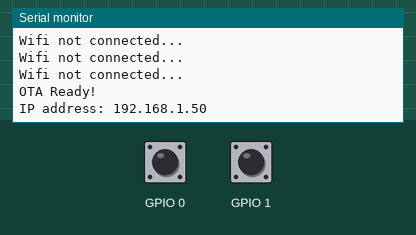
Simulated run of this program. Board: ESP32-C3. Shown: the last lines printed to the serial monitor. The test bench sets the inputs (shaded band); at power-on: GPIO 0 HIGH, GPIO 1 HIGH. WiFi joins after 1.5 s; servers stay silent unless stated; USB keyboard and mouse output is not drawn.

Above: at 3.2 s.
3.3 s: GPIO 0 pulled LOW for 0.15 s
At 5.1 s:
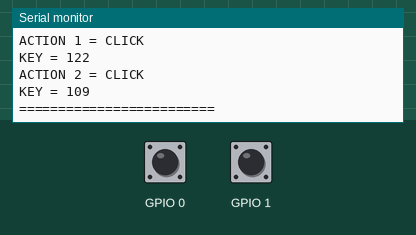
5.4 s: GPIO 1 pulled LOW for 0.15 s
At 7.0 s:
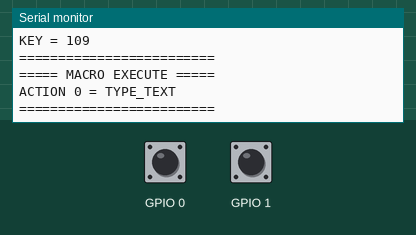
7.5 s: GPIO 0 pulled LOW for 0.15 s
At 8.17 s:
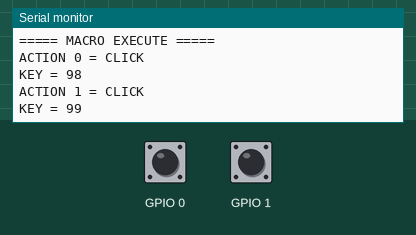
9.1 s: GPIO 0 driven LOW and GPIO 1 driven LOW
At 9.8 s:
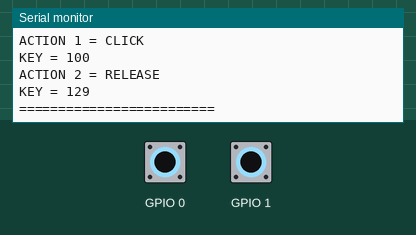
10.6 s: GPIO 0 driven HIGH and GPIO 1 driven HIGH
At 12.0 s:
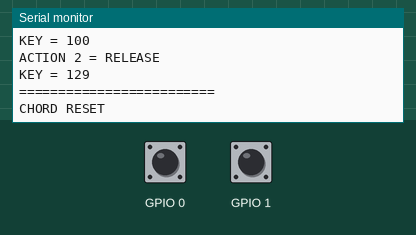
Timing chart, 0 to 13.1 s (numbered marks = the images above; inputs shaded):
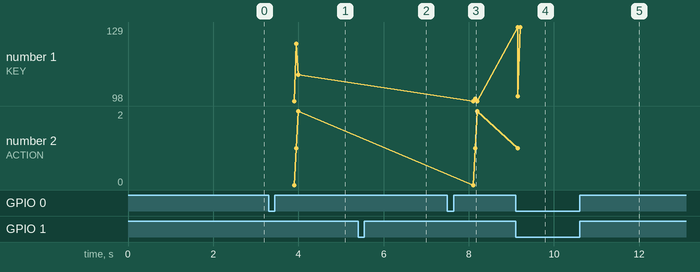

The program:

main.cpp
```cpp
#include <Arduino.h>

#include "ota.h"

#include "BleKeyboardDriver.h"
#include "OneButtonDriver.h"
#include "MacroButton.h"
#include "Macro.h"
#include "CycleMacro.h"
#include "MacroPad.h"


// ============================================================
// MacroPad
// ============================================================

BleKeyboardDriver keyboard(
    "MacroPad Cycle + Chord Test",
    "SonJaeMark",
    100
);

MacroPad pad(keyboard);


// ============================================================
// Button Drivers
// ============================================================

OneButtonDriver driver0(0);
OneButtonDriver driver1(1);


// ============================================================
// Buttons
// ============================================================

MacroButton button0(driver0);
MacroButton button1(driver1);


// ============================================================
// Macros
// ============================================================

Macro bzm;
Macro bcb;
Macro bcl;
Macro bmv;
Macro bds;
Macro bhp;

CycleMacro brushCycle;

Macro ctrlZ;
Macro brush;

Macro b1Click;
Macro b1Double;
Macro b1Multi;
Macro b1Start;
Macro b1Hold;
Macro b1Stop;

Macro shiftD;

void setup()
{
    Serial.begin(115200);

    delay(500);

    begin();


    // ========================================================
    // Button 0 Cycle
    // ========================================================

    bzm
        .click('b')
        .click('z')
        .click('m');

    bcb
        .click('b')
        .click('c')
        .click('b');

    bcl
        .click('b')
        .click('c')
        .click('l');

    bmv
        .click('b')
        .click('m')
        .click('v');

    bds
        .click('b')
        .click('d')
        .click('s');

    bhp
        .click('b')
        .click('h')
        .click('p');


    brushCycle
        .add(bzm)
        .add(bcb)
        .add(bcl)
        .add(bmv)
        .add(bds)
        .add(bhp);


    // ========================================================
    // Button 0
    // ========================================================

    ctrlZ
        .press(KEY_LEFT_CTRL)
        .click('z')
        .release(KEY_LEFT_CTRL);

    brush
        .click('b');


    button0
        .onClick(brushCycle)
        .onDoubleClick(brushCycle)
        .onMultiClick(ctrlZ)
        .onLongPressStart(brush);


    // ========================================================
    // Button 1
    // ========================================================

    b1Click.typeText("BUTTON1 CLICK");
    b1Double.typeText("BUTTON1 DOUBLE");
    b1Multi.typeText("BUTTON1 MULTI");
    b1Start.typeText("BUTTON1 START");
    b1Hold.typeText("*");
    b1Stop.typeText("BUTTON1 STOP");


    button1
        .onClick(b1Click)
        .onDoubleClick(b1Double)
        .onMultiClick(b1Multi)
        .onLongPressStart(b1Start)
        .onLongPress(b1Hold)
        .onLongPressStop(b1Stop);


    // ========================================================
    // Chord
    // ========================================================

    shiftD
        .press(KEY_LEFT_SHIFT)
        .click('d')
        .release(KEY_LEFT_SHIFT);


    pad
        .add(button0)
        .add(button1)
        .chord(
            {
                &button0,
                &button1
            },
            shiftD
        );


    // ========================================================
    // Initialize everything
    // ========================================================

    pad.begin();
}

void loop()
{
    update();

    pad.tick();
}
```

Action.cpp
```cpp
#include "Action.h"

Action makePress(uint8_t key)
{
    return {
        ActionType::PRESS,
        key,
        0,
        {},
        {}
    };
}

Action makeRelease(uint8_t key)
{
    return {
        ActionType::RELEASE,
        key,
        0,
        {},
        {}
    };
}

Action makeClick(uint8_t key)
{
    return {
        ActionType::CLICK,
        key,
        0,
        {},
        {}
    };
}

Action makeDelay(uint32_t ms)
{
    return {
        ActionType::DELAY,
        0,
        ms,
        {},
        {}
    };
}

Action makeTypeText(const std::string& text)
{
    return {
        ActionType::TYPE_TEXT,
        0,
        0,
        text,
        {}
    };
}

Action makeReleaseAll()
{
    return {
        ActionType::RELEASE_ALL,
        0,
        0,
        {},
        {}
    };
}

Action makeCallback(const std::function<void()>& fn)
{
    return {
        ActionType::CALLBACK,
        0,
        0,
        {},
        fn
    };
}
```

Action.h
```cpp
#pragma once
#include <cstdint>
#include <string>
#include <functional>


enum class ActionType
{
    PRESS,
    RELEASE,
    CLICK,
    RELEASE_ALL,
    DELAY,
    TYPE_TEXT,
    CALLBACK
};

struct Action
{
    ActionType type;

    uint8_t key = 0;

    uint32_t delay = 0;

    std::string text{};

    std::function<void()> callback{};
};

// Factory Functions
Action makePress(uint8_t key);
Action makeRelease(uint8_t key);
Action makeClick(uint8_t key);
Action makeDelay(uint32_t ms);
Action makeTypeText(const std::string& text);
Action makeReleaseAll();
Action makeCallback(const std::function<void()>& fn);
```

ChordManager.cpp
```cpp
#include "ChordManager.h"

#include <Arduino.h>


// ============================================================
// Add chord
// ============================================================

void ChordManager::addChord(
    const std::vector<IMacroButton*>& buttons,
    IMacro& macro)
{
    if (buttons.empty())
        return;


    Chord chord;

    chord.buttons = buttons;

    chord.macro = &macro;

    chord.executed = false;


    chords.push_back(
        std::move(chord)
    );
}


// ============================================================
// Update
// ============================================================

void ChordManager::update(
    IKeyboardDriver& driver)
{
    keyboardDriver = &driver;


    /*
     * Do NOT detect the chord here.
     *
     * Physical press/release events are handled
     * immediately through IButtonListener.
     *
     * update() only keeps the keyboard reference
     * available for the event callbacks.
     */
}


// ============================================================
// Physical button press
// ============================================================

void ChordManager::onButtonPress(
    IMacroButton& button)
{
    (void)button;


    if (keyboardDriver == nullptr)
        return;


    for (Chord& chord : chords)
    {
        if (chord.executed)
            continue;


        if (!allPressed(chord))
            continue;


        executeChord(chord);
    }
}


// ============================================================
// Physical button release
// ============================================================

void ChordManager::onButtonRelease(
    IMacroButton& button)
{
    (void)button;


    for (Chord& chord : chords)
    {
        if (!chord.executed)
            continue;


        if (!allReleased(chord))
            continue;


        Serial.println("CHORD RESET");


        releaseChordButtons(chord);


        chord.executed = false;
    }
}


// ============================================================
// Execute chord
// ============================================================

void ChordManager::executeChord(
    Chord& chord)
{
    if (chord.macro == nullptr)
        return;


    if (keyboardDriver == nullptr)
        return;


    Serial.println("CHORD DETECTED");


    /*
     * VERY IMPORTANT:
     *
     * Suppress the individual buttons BEFORE
     * executing the macro.
     *
     * This prevents their later CLICK /
     * DOUBLE CLICK / MULTI CLICK events.
     */

    suppressChordButtons(chord);


    chord.macro->execute(
        *keyboardDriver
    );


    chord.executed = true;
}


// ============================================================
// All buttons pressed?
// ============================================================

bool ChordManager::allPressed(
    const Chord& chord) const
{
    for (IMacroButton* button : chord.buttons)
    {
        if (button == nullptr)
            return false;


        if (!button->isPressed())
            return false;
    }


    return true;
}


// ============================================================
// All buttons released?
// ============================================================

bool ChordManager::allReleased(
    const Chord& chord) const
{
    for (IMacroButton* button : chord.buttons)
    {
        if (button == nullptr)
            continue;


        if (button->isPressed())
            return false;
    }


    return true;
}


// ============================================================
// Suppress chord buttons
// ============================================================

void ChordManager::suppressChordButtons(
    const Chord& chord)
{
    for (IMacroButton* button : chord.buttons)
    {
        if (button == nullptr)
            continue;


        button->suppressGestures();
    }
}


// ============================================================
// Release suppression
// ============================================================

void ChordManager::releaseChordButtons(
    const Chord& chord)
{
    for (IMacroButton* button : chord.buttons)
    {
        if (button == nullptr)
            continue;


        button->releaseGestures();
    }
}
```

ChordManager.h
```cpp
#pragma once

#include <vector>

#include "IButtonListener.h"
#include "IMacroButton.h"
#include "IMacro.h"
#include "IKeyboardDriver.h"

struct Chord
{
    std::vector<IMacroButton*> buttons;

    IMacro* macro = nullptr;

    bool executed = false;
};


class ChordManager : public IButtonListener
{
public:

    void addChord(
        const std::vector<IMacroButton*>& buttons,
        IMacro& macro);


    void update(
        IKeyboardDriver& driver);


    // IButtonListener

    void onButtonPress(
        IMacroButton& button) override;


    void onButtonRelease(
        IMacroButton& button) override;


private:

    std::vector<Chord> chords;

    IKeyboardDriver* keyboardDriver = nullptr;


    bool allPressed(
        const Chord& chord) const;


    bool allReleased(
        const Chord& chord) const;


    void executeChord(
        Chord& chord);


    void suppressChordButtons(
        const Chord& chord);


    void releaseChordButtons(
        const Chord& chord);
};
```

CycleMacro.cpp
```cpp
#include "CycleMacro.h"


// ============================================================
// Add
// ============================================================

CycleMacro& CycleMacro::add(
    IMacro& macro)
{
    macros.emplace_back(macro);

    return *this;
}


// ============================================================
// Default execute
// ============================================================

void CycleMacro::execute(
    IKeyboardDriver& driver)
{
    forwardExecute(driver);
}


// ============================================================
// Forward
// ============================================================

void CycleMacro::forwardExecute(
    IKeyboardDriver& driver)
{
    if (macros.empty())
        return;


    // ========================================================
    // First execution
    // ========================================================

    if (!hasExecuted)
    {
        currentIndex = 0;

        macros[currentIndex]
            .get()
            .execute(driver);

        hasExecuted = true;

        return;
    }


    // ========================================================
    // Move forward
    // ========================================================

    currentIndex =
        (currentIndex + 1) % macros.size();


    macros[currentIndex]
        .get()
        .execute(driver);
}


// ============================================================
// Backward
// ============================================================

void CycleMacro::backwardExecute(
    IKeyboardDriver& driver)
{
    if (macros.empty())
        return;


    // ========================================================
    // First execution
    // ========================================================

    if (!hasExecuted)
    {
        /*
         * If the very first operation is backward,
         * start from the last macro.
         */
        currentIndex = macros.size() - 1;

        macros[currentIndex]
            .get()
            .execute(driver);

        hasExecuted = true;

        return;
    }


    // ========================================================
    // Move backward
    // ========================================================

    if (currentIndex == 0)
    {
        currentIndex = macros.size() - 1;
    }
    else
    {
        --currentIndex;
    }


    macros[currentIndex]
        .get()
        .execute(driver);
}


// ============================================================
// Reset
// ============================================================

void CycleMacro::reset()
{
    currentIndex = 0;

    hasExecuted = false;
}


// ============================================================
// Size
// ============================================================

size_t CycleMacro::size() const
{
    return macros.size();
}


// ============================================================
// Empty
// ============================================================

bool CycleMacro::empty() const
{
    return macros.empty();
}
```

CycleMacro.h
```cpp
#pragma once

#include <vector>
#include <functional>

#include "IMacro.h"


class CycleMacro : public IMacro
{
private:

    std::vector<std::reference_wrapper<IMacro>> macros;

    // Index of the currently selected/last executed macro.
    size_t currentIndex = 0;

    // True before the first execution.
    bool hasExecuted = false;


public:

    CycleMacro& add(
        IMacro& macro);


    // Default execution = forward
    void execute(
        IKeyboardDriver& driver) override;


    // Explicit directions
    void forwardExecute(
        IKeyboardDriver& driver);


    void backwardExecute(
        IKeyboardDriver& driver);


    void reset();


    size_t size() const;


    bool empty() const;
};
```

IButtonListener.h
```cpp
#pragma once

class IMacroButton;

class IButtonListener
{
public:
    virtual ~IButtonListener() = default;

    virtual void onButtonPress(
        IMacroButton& button) = 0;

    virtual void onButtonRelease(
        IMacroButton& button) = 0;
};
```

IMacro.h
```cpp
#pragma once
#include "IKeyboardDriver.h"

class IMacro
{
public:
    virtual ~IMacro() = default;

    virtual void execute(IKeyboardDriver& driver) = 0;
};
```

IMacroButton.h
```cpp
#pragma once

#include "IKeyboardDriver.h"
#include "IButtonListener.h"

class IMacroButton
{
public:
    virtual ~IMacroButton() = default;


    // ========================================================
    // Lifecycle
    // ========================================================

    virtual void begin(
        IKeyboardDriver& keyboard) = 0;

    virtual void tick() = 0;


    // ========================================================
    // State
    // ========================================================

    virtual bool isPressed() const = 0;


    // ========================================================
    // Button listeners
    // ========================================================

    virtual void addButtonListener(
        IButtonListener& listener) = 0;


    // ========================================================
    // Chord control
    // ========================================================

    virtual void suppressGestures() = 0;

    virtual void releaseGestures() = 0;

    virtual bool gesturesSuppressed() const = 0;
};
```

Macro.h
```cpp
#pragma once

#include <vector>

#include "IMacro.h"
#include "Action.h"

class Macro : public IMacro
{
private:
    std::vector<Action> actions;

public:
    Macro& press(uint8_t key);
    Macro& release(uint8_t key);
    Macro& click(uint8_t key);
    Macro& delay(uint32_t ms);
    Macro& releaseAll();
    Macro& typeText(const std::string& text);
    Macro& callback(const std::function<void()>& fn);

    void execute(IKeyboardDriver& driver) override;
};
```

MacroPad.cpp
```cpp
#include "MacroPad.h"


// ============================================================
// Constructor
// ============================================================

MacroPad::MacroPad(
    IKeyboardDriver& keyboard)
    : keyboard(keyboard)
{
}


// ============================================================
// Add Button
// ============================================================

MacroPad& MacroPad::add(
    IMacroButton& button)
{
    buttons.emplace_back(button);

    return *this;
}


// ============================================================
// Add Chord
// ============================================================

MacroPad& MacroPad::chord(
    const std::vector<IMacroButton*>& buttons,
    IMacro& macro)
{
    chordManager.addChord(
        buttons,
        macro
    );

    return *this;
}


// ============================================================
// Begin
// ============================================================

void MacroPad::begin()
{
    // --------------------------------------------------------
    // Keyboard
    // --------------------------------------------------------

    keyboard.begin();


    // --------------------------------------------------------
    // Buttons
    // --------------------------------------------------------

    for (auto& button : buttons)
    {
        IMacroButton& macroButton = button.get();

        macroButton.begin(
            keyboard
        );

        macroButton.addButtonListener(
            chordManager
        );
    }
}


// ============================================================
// Tick
// ============================================================

void MacroPad::tick()
{
    // --------------------------------------------------------
    // Buttons
    // --------------------------------------------------------

    for (auto& button : buttons)
    {
        button.get().tick();
    }


    // --------------------------------------------------------
    // Chords
    // --------------------------------------------------------

    chordManager.update(
        keyboard
    );
}
```

Source omitted: Macro.cpp (3386 bytes), MacroButton.cpp (10396 bytes), MacroButton.h (3577 bytes), MacroPad.h (1464 bytes), ota.cpp (1780 bytes), ota.h (199 bytes), BleKeyboardDriver.cpp (1176 bytes), BleKeyboardDriver.h (629 bytes), IButtonDriver.h (921 bytes), IKeyboardDriver.h (413 bytes), OneButtonDriver.cpp (6366 bytes), OneButtonDriver.h (1822 bytes)

Measured:
- after the input at 3.3 s, the serial monitor: prints a new line after 0.60 s (image 1)
- after the input at 5.4 s, the serial monitor: prints a new line after 0.60 s (image 2)
- after the input at 7.5 s, the serial monitor: prints a new line after 0.60 s (image 3)
- after the input at 9.1 s, the serial monitor: prints a new line after 0.05 s (image 4)
- after the input at 10.6 s, the serial monitor: prints a new line at once (image 5)
- plotted number 1: 109 → 98 after the input at 7.5 s, 98 → 129 after the input at 9.1 s
